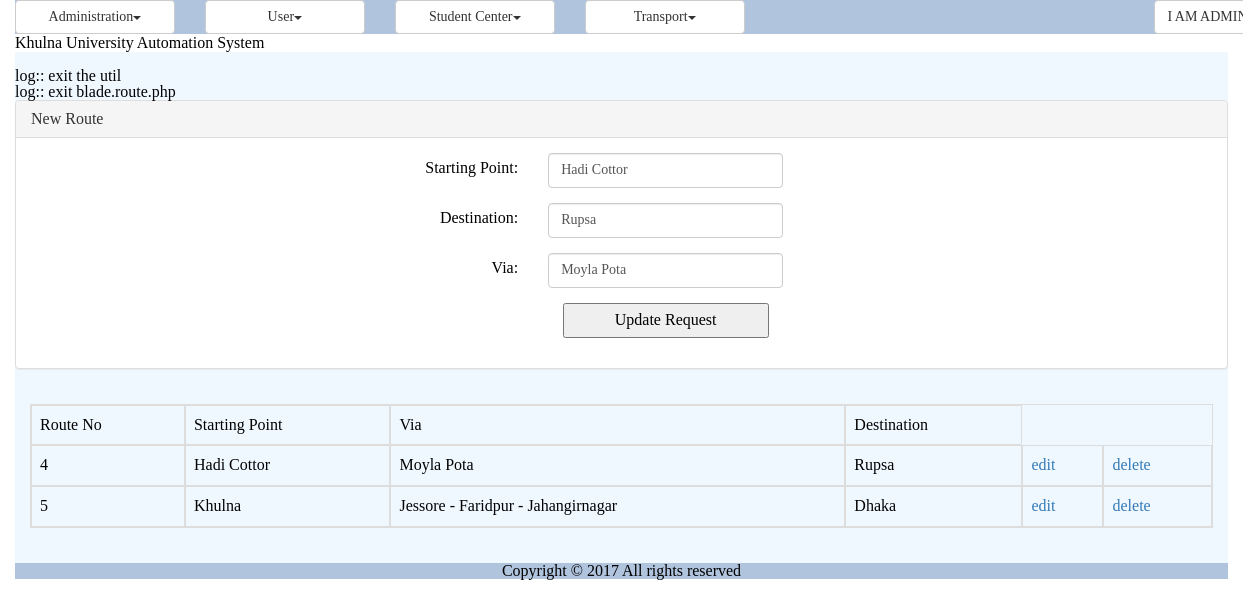
Screenshot of /routes.php?edit=4 (signed in) with the database file from the repository.
### tables this page shows
CREATE TABLE `routes` (
  `id` int(10) NOT NULL,
  `start` varchar(50) NOT NULL,
  `dest` varchar(50) NOT NULL,
  `via` varchar(200) NOT NULL
);

### modules/tms/bao/class.routebao.php (called while the page is built, shortened)
<?php
include_once './util/class.util.php';
include_once '/../dao/class.routedao.php';
class RouteBao{
	private $_RouteDao;
	function RouteBao()
	{
		$this->_RouteDao = new RouteDao();
	}
	public function getAllRoute(){
		$Result = $this->_RouteDao->getAllRoute();
		return $Result;
	}
	public function getRoute($Route){
		$Result = $this->_RouteDao->getRoute($Route);
		return $Result;
	}
}
 ?>

### common/class.common.tms.php (called while the page is built, shortened)
<?php
class Route{
    private $_id;
    private $_start;
    private $_dest;
    private $_via;
    public function getId()
    {
        return $this->_id;
    }
    public function setId($_id)
    {
        $this->_id = $_id;
        return $this;
    }
    public function getStart()
    {
        return $this->_start;
    }
    public function setStart($_start)
    {
        $this->_start = $_start;
        return $this;
    }
    public function getDest()
    {
        return $this->_dest;
    }
    public function setDest($_dest)
    {
        $this->_dest = $_dest;
        return $this;
    }
    public function getVia()
    {
        return $this->_via;
    }
    public function setVia($_via)
    {
        $this->_via = $_via;
        return $this;
    }
}
?>

### modules/tms/dao/class.routedao.php (called while the page is built, shortened)
<?php
include_once './common/class.common.php';
include_once './util/class.util.php';
class RouteDao{
    private $_DB;
    function RouteDao(){
        $this->_DB = DBUtil::getInstance();
    }
    public function getAllRoute(){
        $RouteList = array();
        $this->_DB->doQuery("SELECT * FROM routes");
        $rows = $this->_DB->getAllRows();
        for($i = 0; $i < sizeof($rows); $i++) {
            $row = $rows[$i];
            $this->_Route = new Route();
            $this->_Route->setId ( $row['id']);
            $this->_Route->setStart ( $row['start'] );
            $this->_Route->setDest ( $row['dest'] );
            $this->_Route->setVia ( $row['via'] );
            $RouteList[]=$this->_Route;
        }
        $Result = new Result();
        $Result->setIsSuccess(1);
        $Result->setResultObject($RouteList);
        return $Result;
    }
    public function getRoute($Route){
        $SQL = "SELECT * FROM routes where id ='".$Route->getId()."'";
        $this->_DB->doQuery($SQL);
        $row = $this->_DB->getTopRow();
        $this->_Route = new Route();
        $this->_Route->setId ( $row['id']);
        $this->_Route->setStart( $row['start'] );
        $this->_Route->setDest( $row['dest'] );
        $this->_Route->setVia( $row['via'] );
        $Result = new Result();
        $Result->setIsSuccess(1);
        $Result->setResultObject($this->_Route);
        return $Result;
    }
}
?>

### common/class.common.php (called while the page is built, shortened)
<?php
include_once 'class.common.tms.php';
class Result{
    private $_IsSuccess=0;
    private $_ResultObject;
    public function setIsSuccess($IsSuccess){
        $this->_IsSuccess = $IsSuccess;
    }
    public function getIsSuccess(){
        return $this->_IsSuccess;
    }
    public function setResultObject($ResultObject){
        $this->_ResultObject = $ResultObject;
    }
    public function getResultObject(){
        return $this->_ResultObject;
    }
}
?>

### modules/tms/ui/view.routes.php (the view)
<?php
include_once 'blade/view.routes.blade.php';
include_once './common/class.common.php';
?>
<div class="panel panel-default">
    <div class="panel-heading"> New Route</div>
    <div class="panel-body">
	<div id="form">
		<form method="post" class="form-horizontal">
			<div class="form-group">
              	<label class="control-label col-sm-4" for="startPoint">Starting Point:</label>
              	<div class="col-sm-6">
  				  <input type="text" name="startPoint" class="form-control" placeholder="Starting Point" value="<?php
  					if(isset($_GET['edit'])) echo $globalUser->getStart();  ?>"/>
			  	</div>
			</div>
			<div class="form-group">
              	<label class="control-label col-sm-4" for="destination">Destination:</label>
              	<div class="col-sm-6">
                    <input type="text" name="destination" class="form-control" placeholder="Destination" value="<?php
    					if(isset($_GET['edit'])) echo $globalUser->getDest();  ?>"/>
				</div>
			</div>
			<div class="form-group">
              	<label class="control-label col-sm-4" for="viaPoints">Via:</label>
              	<div class="col-sm-6">
                    <input type="text" name="viaPoints" class="form-control" placeholder="Via" value="<?php
    					if(isset($_GET['edit'])) echo $globalUser->getVia();  ?>" required />
			  	</div>
			</div>
	        <div class="form-group">
              <div class="col-sm-offset-2 col-sm-10">
				  <?php
				  if(isset($_GET['edit'])){
				  ?>
				  <button type="submit" value="update" name="update">Update Request</button>
				<?php
				}
				else {
				?>
					 <button type="submit" value="request" name="request">Submit Request</button>
				<?php } ?>
			    </div>
            </div>
		</form>
	</div>
	</div>
</div>
<div class="panel-body">
<table class="table table-bordered">
<?php
$Result = $_RouteBao->getAllRoute();
if($Result->getIsSuccess()){
    $RouteList = $Result->getResultObject();
    ?>
    <tr>
        <th>Route No</th>
        <th>Starting Point</th>
        <th>Via</th>
        <th>Destination</th>
    </tr>
    <?php
    for($i = 0; $i < sizeof($RouteList); $i++) {
        $Route = $RouteList[$i];
        ?>
        <tr>
            <td><?php echo $Route->getId(); ?></td>
            <td><?php echo $Route->getStart(); ?></td>
            <td><?php echo $Route->getVia(); ?></td>
            <td><?php echo $Route->getDest(); ?></td>
            <td>
                <a href="?edit=<?php echo $Route->getId(); ?>" onclick="return confirm('sure to edit !'); " >edit</a>
            </td>
            <td>
                <a href="?del=<?php echo $Route->getId(); ?>" onclick="return confirm('sure to delete !'); " >delete</a>
            </td>
        </tr>
        <?php
    }
}
else{
    echo $Result->getResultObject();
}
?>
</table>
</div>

### resources/css/style.css (style rules this page uses)
#form { width:500px; margin:0px auto; text-align:center; }
#form form input { width:100%; height:35px; }
form button { width:50%; height:35px; }
table,td { border:solid #e9e9e9 1px; }

### rows the page displays
routes: startPoint "Hadi Cottor", destination "Rupsa", viaPoints "Moyla Pota", id "4", start "Hadi Cottor", via "Moyla Pota", dest "Rupsa"
routes: id "5", start "Khulna", via "Jessore - Faridpur - Jahangirnagar", dest "Dhaka"

### other values shown
$globalMenu[$i]->getTitle() "Administration User Student Center Transport"
$CurrentUser->getFirstName() "I AM"
